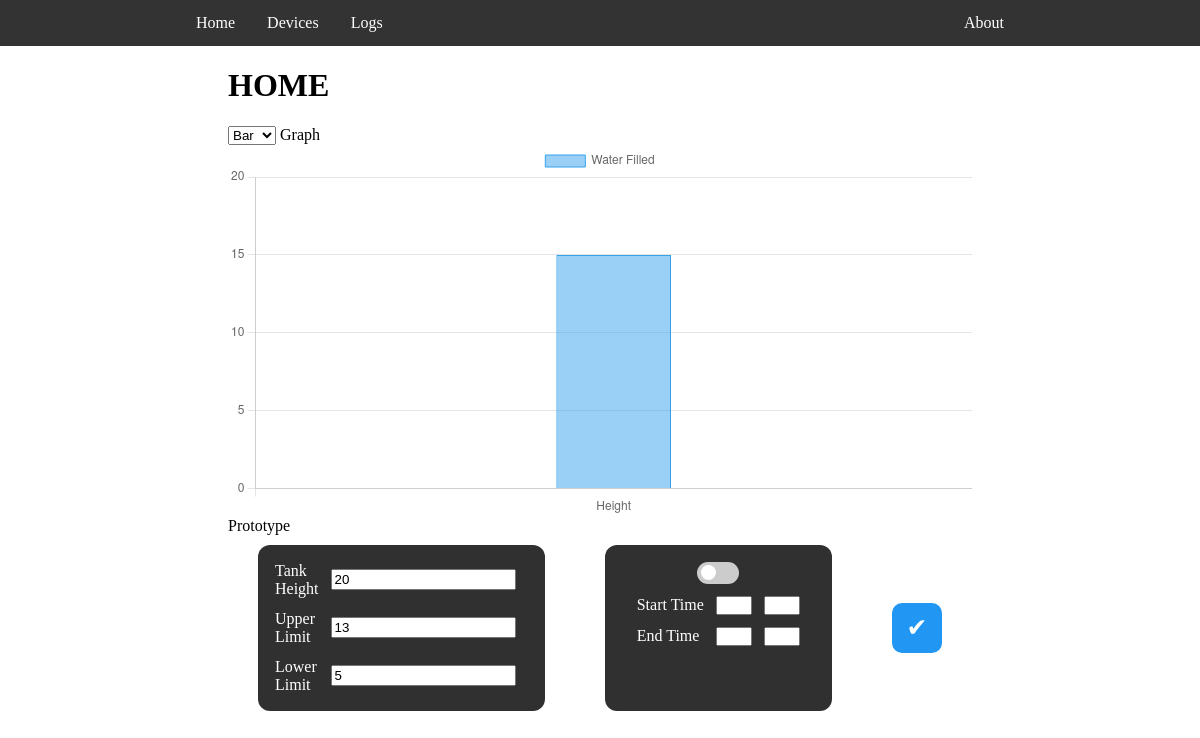
Page /home/ on the earlier database version.
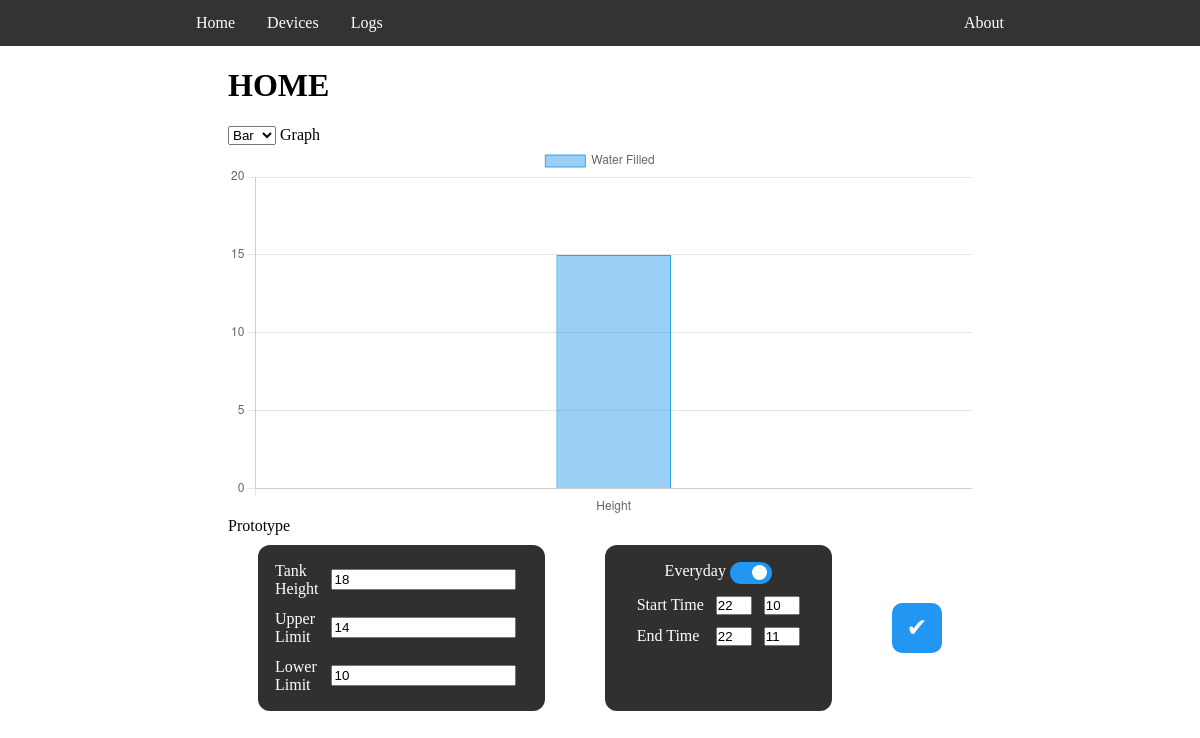
Same page on the later database version.
### tank/models.py (models this page shows, shortened)
class Tank(models.Model):
    name=models.CharField(max_length=50)
    height=models.IntegerField()
    upper_limit=models.IntegerField()
    lower_threshold=models.IntegerField()

class TimeProfile(models.Model):
    name=models.CharField(max_length=50)
    is_active = models.BooleanField(default=False)
    time_start_h=models.IntegerField()
    time_start_m=models.IntegerField()
    time_end_h=models.IntegerField()
    time_end_m=models.IntegerField()

### tank/views.py (the view, shortened to what this page needs)
# urls.py: path('home/', views.home, name='home'),
def home(request):
    tank=Tank.objects.first()
    time_profile=TimeProfile.objects.first()
    return render(request, 'tank/home.html', {
            'title': 'Home',
            'tank': tank,
            'time_profile': time_profile
        })

### tank/templates/tank/home.html (shortened to what this page needs)
{% extends "tank/base.html" %}
{% block content %}
    <script>
        var socket=new WebSocket('ws://127.0.0.1:8000/ws/tank/');
        socket.onmessage = function(e){
            var djangoData=JSON.parse(e.data);
            //console.log(djangoData);
            {% comment %} var water_level={{tank.height}} - djangoData.value; {% endcomment %}
            var water_level=djangoData.value;
            //console.log(water_level);
            console.log({{time_profile.time_start}});
        // document.write("reached here");
            var newGraphData=graphData.data.datasets[0].data;
            newGraphData.shift();
            newGraphData.push(water_level);
            graphData.data.datasets[0].data=newGraphData;
            var status=djangoData.status;
            var newStatusData=graphData.data.labels;
            //console.log(status);
            newStatusData.shift();
            newStatusData.push(status);
            graphData.data.labels=newStatusData;
            myChart.update();
            //document.querySelector('#app').innerText=djangoData.value;
        }
    </script>
    <h1>HOME</h1>
    <select id="chartType" onchange="set_type(this);">
        <option value="bar">Bar</option>
    </select>
    Graph
    <div>
        <canvas id="myChart" width="800" height="400"></canvas>
    </div>
    {{tank.name}}
    <form action="{% url 'home' %}" name="metrics" method="POST" id="metrics">
        <div id="container">
            <div class="box">
                    <table>
                        <tr>
                            <td>Tank Height</td>
                            <td><input type="number" name="height" class="form" placeholder="Vertical size of the Tank" value="{{tank.height}}"></td>
                            <td rowspan=3>
                            </td>
                        </tr>
                        <tr>
                            <td>Upper Limit</td>
                            <td><input type="number" name="upper_limit" class="form" placeholder="Fill water upto __" value="{{tank.upper_limit}}"></td>
                        </tr>
                        <tr>
                            <td>Lower Limit</td>
                            <td><input type="number" name="lower_threshold" class="form" placeholder="Start filling from __" value="{{tank.lower_threshold}}"></td>
                        </tr>
                    </table>
            </div>
            <div class="box">
                    <table id="time">
                        <tr>
                            <td align="center" colspan="3">
                                {{time_profile.name}}
                                <label class="toggle-switch">
                                    <span class="slider"></span>
                                </label>
                            </td>
                        </tr>
                        <tr>
                            <td>Start Time</td>
                            <td><input type="number" min="0" max="23" name="time_start_h" class="form" placeholder="" value="{{time_profile.time_start_h}}"></td>
                            <td><input type="number" min="0" max="59" name="time_start_m" class="form" placeholder="" value="{{time_profile.time_start_m}}"></td>
                        </tr>
                        <tr>
                            <td>End Time</td>
                            <td><input type="number" min="0" max="23" name="time_end_h" class="form" placeholder="" value="{{time_profile.time_end_h}}"></td>
                            <td><input type="number" min="0" max="59" name="time_end_m" class="form" placeholder="" value="{{time_profile.time_end_m}}"></td>
                        </tr>
                    </table>
            </div>
            <div id="done">
                <input type="submit" class="done-button" value="&#10004;">
            </div>
        </div>
    </form>
{% endblock content %}

### tank/templates/tank/base.html (shortened to what this page needs)
{% load static %}
<!DOCTYPE html>
<html>
    <head>
    </head>
    <body>
        <div id="nav">
            <ul>
                <li><a href="{% url 'home' %}">Home</a></li>
                <li><a href="{% url 'tank' %}">Devices</a></li>
                <li><a href="{% url 'logs' %}">Logs</a></li>
                <li style="float:right"><a class="active" href="#about">About</a></li>
            </ul>
        </div>
        <div id="page">
            {% block content %}{% endblock content %}
        </div>
    </body>
</html>

### tank/templates/tank/base.html (style rules this page uses)
body { margin: 0%; font-family: Lexend; }
#nav { padding: 0% 15% 0% 15%; background-color: #333; }
#page { padding: 0% 19% 0% 19%; }
ul { list-style-type: none; margin: 0; padding: 0; overflow: hidden; }
li { float: left; }
li a { display: block; color: white; text-align: center; padding: 14px 16px; text-decoration: none; }
table,td,tr { border-style: hidden; align-content: center; padding: 10px; width: auto; }
input { width: fit-content; }

### tank/templates/tank/home.html (style rules this page uses)
#container { display:flex; }
.box { width:50%; align-items:center; justify-content:center; background:#303030; margin:10px 30px 0px 30px; border-radius:12px; }
table { margin: auto; color: white; }
th, td { padding: 5px; }
.toggle-switch { position: relative; display: inline-block; width: 42px; height: 22px; }
.slider { position: absolute; cursor: pointer; top: 0; left: 0; right: 0; bottom: 0; background-color: #ccc; transition: .4s; border-radius: 22px; }
.slider:before { position: absolute; content: ""; height: 15px; width: 15px; left: 4px; bottom: 4px; background-color: white; transition: .4s; border-radius: 50%; }
input:checked + .slider { background-color: #2196F3; }
input:checked + .slider:before { transform: translateX(18px); }
#time input { width:32px; margin:0px; padding:0px; }
div#done { display:flex; align-items:center; justify-content:center; background:none; margin:10px 30px 0px 30px; border-radius:20px; }
.done-button { width: 50px; height: 50px; border: none; background-color: #2196F3; color: white; font-size: 25px; cursor: pointer; border-radius: 20%; }

Differences in the rows shown:
changed Tank "Prototype": height "20" → "18"; upper_limit "13" → "14"; lower_threshold "5" → "10"
added TimeProfile: name "Everyday", time_start_h "22", time_start_m "10", time_end_h "22", time_end_m "11"
